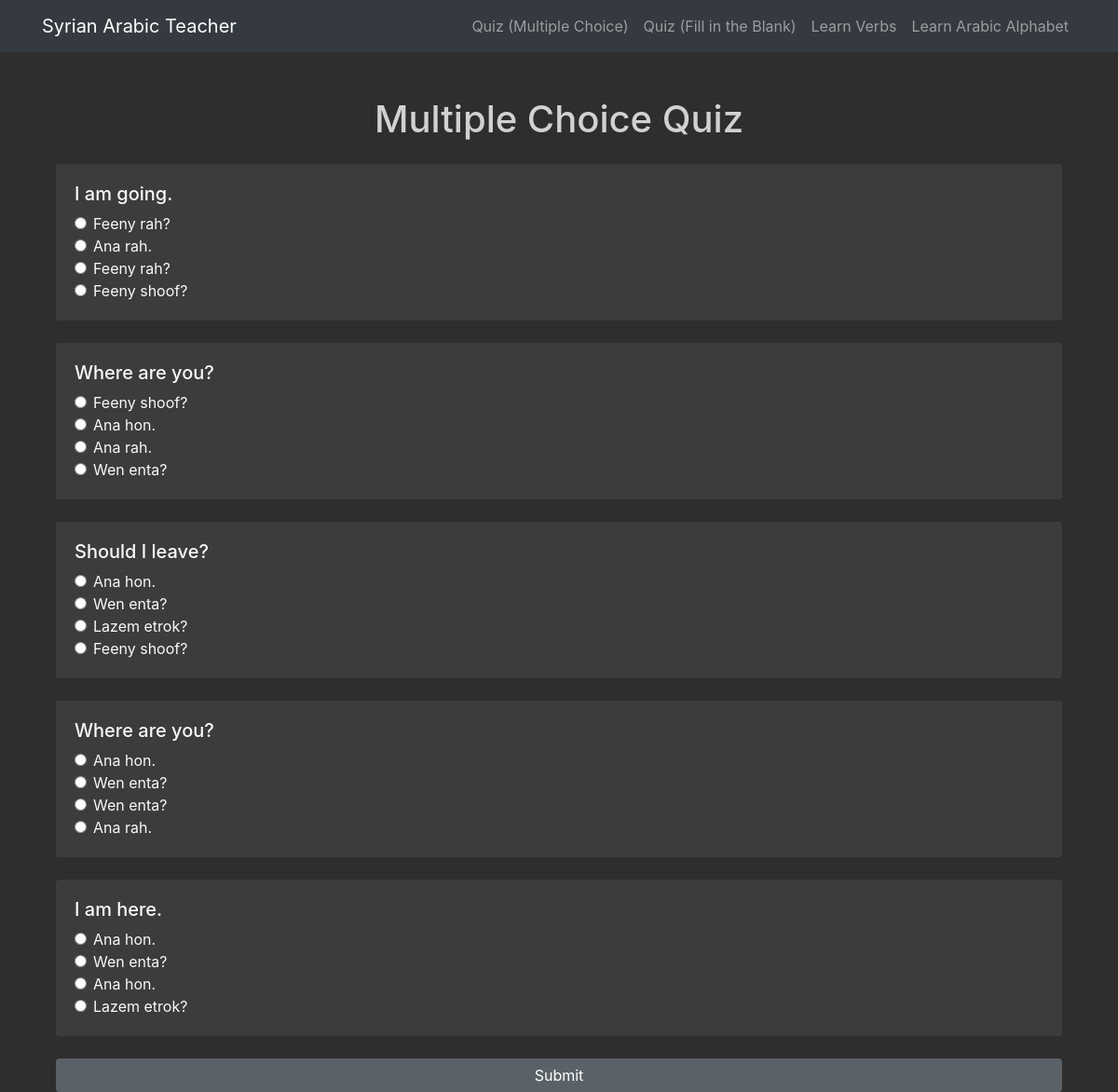
Page /quiz-mc on the committed database.
### tables this page shows
CREATE TABLE phrases (
                            id INTEGER PRIMARY KEY AUTOINCREMENT,
                            english TEXT NOT NULL,
                            transliteration TEXT NOT NULL
                        );

### app.py (the view, shortened to what this page needs)
@app.route('/quiz-mc', methods=['GET', 'POST'])
def quiz_mc():
    db = get_db()
    all_phrases = db.execute('SELECT * FROM phrases').fetchall()
    questions = random.sample(all_phrases, 5)
    options = []
    for question in questions:
        wrong_answers = [p['transliteration'] for p in all_phrases if p['id'] != question['id']]
        options.append(random.sample(wrong_answers, 3) + [question['transliteration']])
        random.shuffle(options[-1])
    zipped_data = zip(questions, options)
    return render_template('quiz_mc.html', zipped_data=zipped_data)

### app.py (called while the page is built)
def get_db():
    db = getattr(g, '_database', None)
    if db is None:
        db = g._database = sqlite3.connect(DATABASE)
        db.row_factory = sqlite3.Row
    return db

@app.teardown_appcontext
def close_connection(exception):
    db = getattr(g, '_database', None)
    if db is not None:
        db.close()

### templates/quiz_mc.html (shortened to what this page needs)
{% extends 'base.html' %}
{% block content %}
<div class="container mt-5">
    <h1 class="text-center mb-4">Multiple Choice Quiz</h1>
    <form method="POST">
        {% for question, choices in zipped_data %}
        <div class="card mb-4">
            <div class="card-body">
                <h5>{{ question['english'] }}</h5>
                {% for choice in choices %}
                <div class="form-check">
                    <input class="form-check-input" type="radio" name="{{ question['id'] }}" value="{{ choice }}">
                    <label class="form-check-label">{{ choice }}</label>
                </div>
                {% endfor %}
            </div>
        </div>
        {% endfor %}
        <button type="submit" class="btn btn-success btn-block">Submit</button>
    </form>
</div>
{% endblock %}

### templates/base.html (style rules this page uses)
body { background-color: #2e2e2e; color: #d1d1d1; }
.card { background-color: #3c3c3c; color: #f8f9fa; border: none; }
.btn-primary, .btn-success { background-color: #5a6268; border: none; }

### rows in the picture
phrases: english "I am going.", transliteration "Ana rah."
phrases: transliteration "Feeny rah?"
phrases: transliteration "Feeny rah?"
phrases: transliteration "Feeny shoof?"
phrases: english "Where are you?", transliteration "Wen enta?"
phrases: transliteration "Feeny shoof?"
phrases: transliteration "Ana hon."
phrases: transliteration "Ana rah."
phrases: english "Should I leave?", transliteration "Lazem etrok?"
phrases: transliteration "Wen enta?", english "Where are you?"
phrases: transliteration "Ana hon.", english "I am here."
phrases: transliteration "Wen enta?"
phrases: transliteration "Ana rah."
phrases: transliteration "Wen enta?"
phrases: transliteration "Ana hon."
phrases: transliteration "Lazem etrok?"
